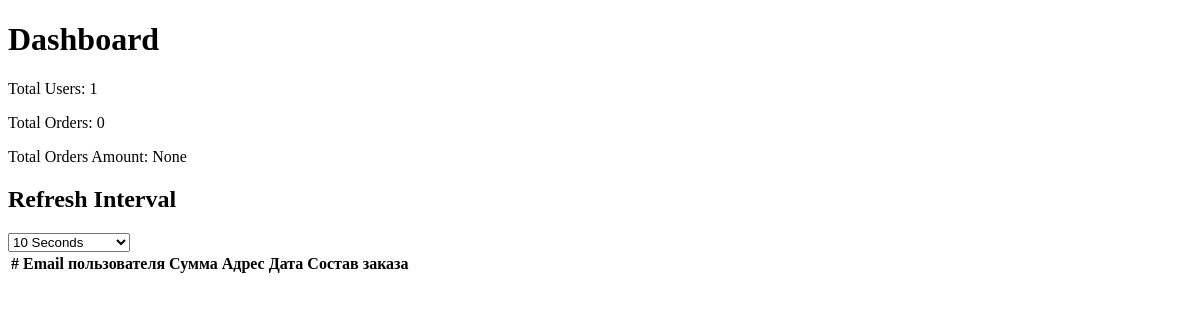
/admin, run on an earlier commit of the app's database.
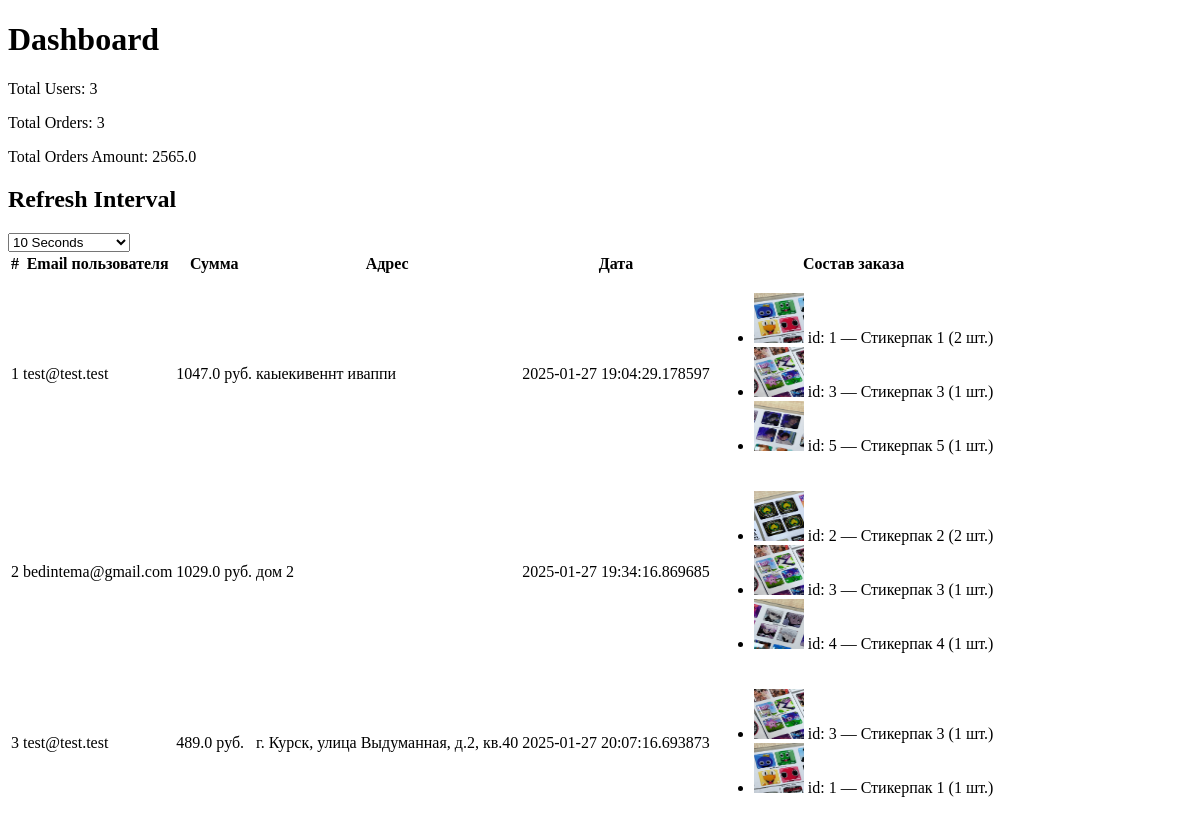
And on a later commit of the database.
### app/models.py (models this page shows, shortened)
class Order(db.Model):
    id = db.Column(db.Integer, primary_key=True)
    user_id = db.Column(db.Integer, db.ForeignKey('users.id'), nullable=False)
    products = db.Column(db.Text, nullable=False)  # Список товаров в JSON-формате
    total_amount = db.Column(db.Float, nullable=False)
    address = db.Column(db.String(255), nullable=False)
    created_at = db.Column(db.DateTime, default=datetime.utcnow)
    user = db.relationship('User', backref='orders', lazy=True)

class User(db.Model, UserMixin):
    __tablename__ = 'users'
    id = db.Column(db.Integer, primary_key=True, autoincrement=True, unique=True)
    balance = db.Column(db.Integer, nullable=False, default=0)
    email = db.Column(db.String(255), nullable=False, unique=True)
    password = db.Column(db.String(255), nullable=False)

class Product(db.Model):
    __tablename__ = 'products'
    id = db.Column(db.Integer, primary_key=True, autoincrement=True, unique=True)
    name = db.Column(db.String(255))
    price = db.Column(db.Integer, nullable=False)
    img = db.Column(db.String(255))
    category = db.Column(db.String(255), nullable=False)

### app/routes/dashboard.py (the view)
@bp.route('/admin')
def dashboard():
    total_users = User.query.count()
    total_orders = Order.query.count()
    total_orders_amount = Order.query.with_entities(db.func.sum(Order.total_amount)).scalar()
    refresh_interval = session.get('refresh_interval', 10)
    orders = Order.query.all()
    orders_with_details = []
    for order in orders:
        products = json.loads(order.products)  # Распаковываем JSON из базы
        detailed_products = []
        for product_data in products:
            product = Product.query.get(product_data['id'])
            if product:
                detailed_products.append({
                    'id': product.id,
                    'name': product.name,
                    'img': product.img,
                    'quantity': product_data['quantity'],
                })
        orders_with_details.append({
            'id': order.id,
            'user': order.user,
            'total_amount': order.total_amount,
            'address': order.address,
            'created_at': order.created_at,
            'products': detailed_products,
        })
    return render_template('dashboard.html',
                           orders=orders_with_details,
                           total_users=total_users,
                           total_orders=total_orders,
                           total_orders_amount=total_orders_amount,
                           refresh_interval=refresh_interval
                           )

### app/templates/dashboard.html (shortened to what this page needs)
<!DOCTYPE html>
<html lang="en">
<head>
</head>
<body>
    <h1>Dashboard</h1>
    <p>Total Users: {{ total_users }}</p>
    <p>Total Orders: {{ total_orders }}</p>
    <p>Total Orders Amount: {{ total_orders_amount }}</p>
    <h2>Refresh Interval</h2>
    <select onchange="updateRefreshInterval(this.value)">
        <option value="10" {% if refresh_interval == 10 %}selected{% endif %}>10 Seconds</option>
    </select>
    <div class="container">
        <table class="orders-table">
            <thead>
                <tr>
                    <th>#</th>
                    <th>Email пользователя</th>
                    <th>Сумма</th>
                    <th>Адрес</th>
                    <th>Дата</th>
                    <th>Состав заказа</th>
                </tr>
            </thead>
            <tbody>
                {% for order in orders %}
                <tr>
                    <td>{{ order.id }}</td>
                    <td>{{ order.user.email }}</td>
                    <td>{{ order.total_amount }} руб.</td>
                    <td>{{ order.address }}</td>
                    <td>{{ order.created_at }}</td>
                    <td>
                        <ul>
                            {% for item in order.products %}
                            <li>
                                <img src="{{ url_for('static', filename=item.img) }}" alt="{{ item.name }}" style="width: 50px; height: 50px;">
                                id: {{ item.id }} — {{ item.name }} ({{ item.quantity }} шт.)
                            </li>
                            {% endfor %}
                        </ul>
                    </td>
                </tr>
                {% endfor %}
            </tbody>
        </table>
    </div>
</body>
</html>

What changed in the data, as far as the page shows it:
added Order: id "1", user.email "test@test.test", total_amount "1047.0", address "каыекивеннт иваппи", created_at "2025-01-27 19:04:29.178597"
now on this page (row unchanged): Product: img (picture), id "1", name "Стикерпак 1", quantity "2", quantity "1"
now on this page (row unchanged): Product: img (picture), id "3", name "Стикерпак 3", quantity "1"
now on this page (row unchanged): Product: img (picture), id "5", name "Стикерпак 5", quantity "1"
added Order: id "2", user.email "bedintema@gmail.com", total_amount "1029.0", address "дом 2", created_at "2025-01-27 19:34:16.869685"
now on this page (row unchanged): Product: img (picture), id "2", name "Стикерпак 2", quantity "2"
now on this page (row unchanged): Product: img (picture), id "4", name "Стикерпак 4", quantity "1", shown under "2"
added Order: id "3", user.email "test@test.test", total_amount "489.0", address "г. Курск, улица Выдуманная, д.2, кв.40", created_at "2025-01-27 20:07:16.693873"
Also different on the page:
{{ total_users }}: "1" → "3"
{{ total_orders }}: "0" → "3"
{{ total_orders_amount }}: "None" → "2565.0"
